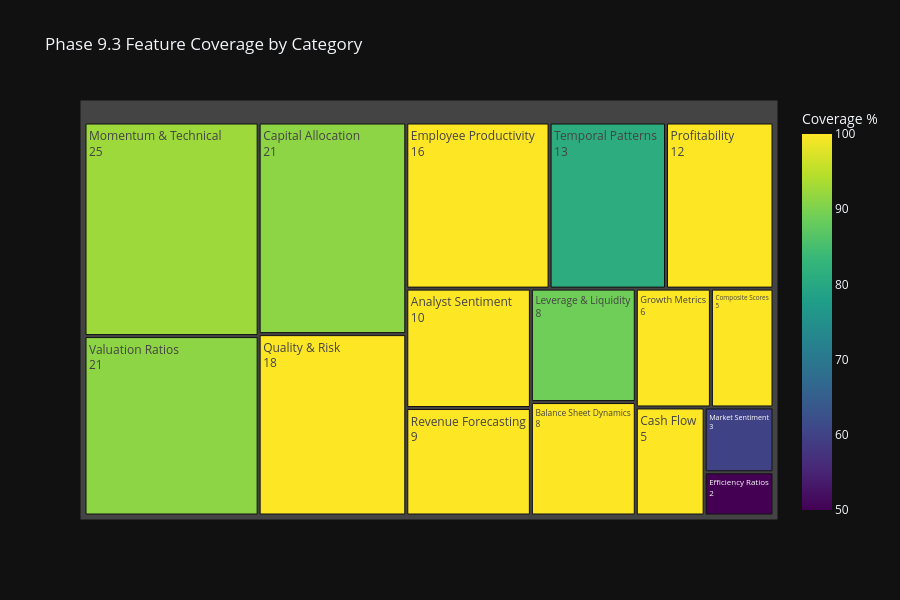
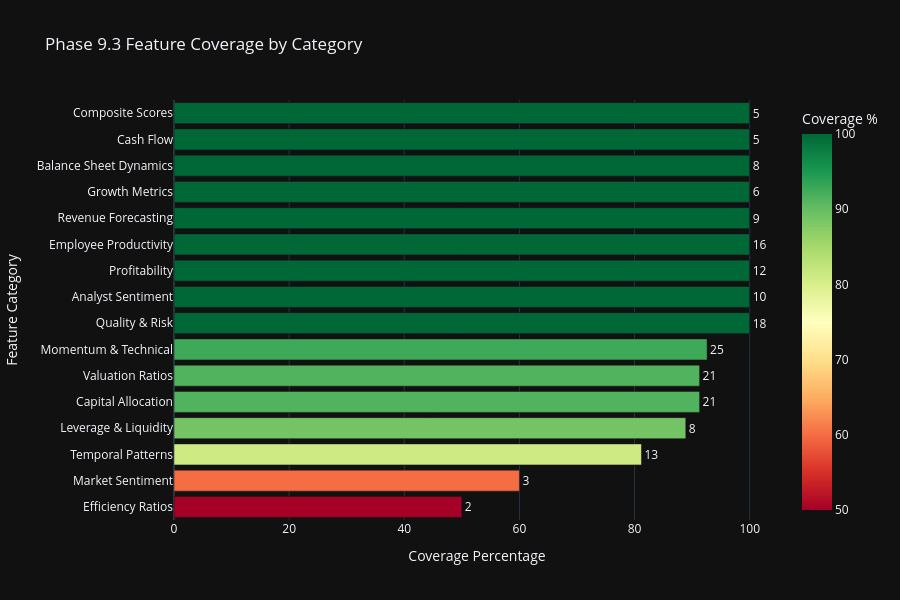

Notebook source saved alongside these figures, in order:
### Markdown cell above
## Cell 9: Phase 9.3 Feature Category Coverage

Analyze coverage of the 16 Phase 9.3 feature categories (196 features) after feature engineering.

### Code cell
# ============================================================================
# Cell 9: Phase 9.3 Feature Category Coverage
# ============================================================================

print('=' * 80)
print('PHASE 9.3 FEATURE CATEGORY COVERAGE (Post Feature Engineering)')
print('=' * 80)

# Generate comprehensive coverage report using engineered features
coverage_report = generate_phase93_coverage_report(all_stocks_features)

# Build coverage DataFrame
coverage_data = []
for cat, features in PHASE93_FEATURE_CATEGORIES.items():
    present_count = coverage_report.get('category_breakdown', {}).get(cat, 0)
    total_count = len(features)
    coverage_pct = (present_count / total_count * 100) if total_count > 0 else 0
    coverage_data.append({
        'Category': cat,
        'Present': present_count,
        'Total': total_count,
        'Coverage %': round(coverage_pct, 1),
        'Description': get_category_description(cat)[:40] + '...'
        })

coverage_df = pd.DataFrame(coverage_data).sort_values('Present', ascending=False)

print(
    f"\nTotal Phase 9.3 Features Present: {coverage_report.get('total_phase93_features', 0)} / {len(list_all_phase93_features())}")
print(f"Overall Coverage: {coverage_report.get('coverage_percentage', 0):.1f}%\n")
print(coverage_df.to_string(index=False))

# Treemap visualization
treemap_data = coverage_df[coverage_df['Present'] > 0].copy()
if not treemap_data.empty:
    fig_treemap = px.treemap(
            treemap_data,
            path=['Category'],
            values='Present',
            title='Phase 9.3 Feature Coverage by Category',
            template=PLOTLY_TEMPLATE,
            color='Coverage %',
            color_continuous_scale='Viridis',
            hover_data=['Description', 'Total']
            )
    fig_treemap.update_traces(
            textinfo='label+value',
            hovertemplate='<b>%{label}</b><br>Present: %{value}<br>Coverage: %{color:.1f}%<extra></extra>'
            )
    fig_treemap.update_layout(height=600)
    fig_treemap.show()

# Bar chart for coverage comparison
fig_coverage = px.bar(
        coverage_df.sort_values('Coverage %', ascending=True),
        x='Coverage %',
        y='Category',
        orientation='h',
        title='Phase 9.3 Feature Coverage by Category',
        template=PLOTLY_TEMPLATE,
        color='Coverage %',
        color_continuous_scale='RdYlGn',
        text='Present'
        )
fig_coverage.update_traces(texttemplate='%{text}', textposition='outside')
fig_coverage.update_layout(
        xaxis_title='Coverage Percentage',
        yaxis_title='Feature Category',
        height=600,
        showlegend=False,
        )
fig_coverage.show()

print('\n✓ Phase 9.3 coverage analysis complete')

### Figure 1 — Plotly figure (JSON) as saved in the notebook; plotly's stock layout.template omitted (floating-point values rounded to 4 significant figures)
{"data": [{"branchvalues": "total", "customdata": [["Price momentum, technical indicators, EM...", "27", 92.6], ["EV/EBITDA, P/E, P/B, and other valuation...", "23", 91.3], ["Dividends, buybacks, reinvestment, M&A i...", "23", 91.3], ["Accounting quality, earnings quality, di...", "18", 100.0], ["Workforce metrics, employee growth, reve...", "16", 100.0], ["Seasonality, trend consistency, cyclical...", "16", 81.2], ["ROE, ROA, profit margins, and profitabil...", "12", 100.0], ["Analyst ratings, consensus strength, tar...", "10", 100.0], ["Analyst estimate spreads, consensus unce...", "9", 100.0], ["Debt ratios, coverage ratios, liquidity ...", "9", 88.9], ["Asset/equity/debt growth rates, balance ...", "8", 100.0], ["Revenue, earnings, and EBITDA growth rat...", "6", 100.0], ["Multi-factor composite scores combining ...", "5", 100.0], ["Operating cash flow, FCF metrics, cash c...", "5", 100.0], ["Market microstructure, liquidity, short ...", "5", 60.0], ["Asset turnover, inventory turnover, rece...", "4", 50.0]], "domain": {"x": [0.0, 1.0], "y": [0.0, 1.0]}, "hovertemplate": "<b>%{label}</b><br>Present: %{value}<br>Coverage: %{color:.1f}%<extra></extra>", "ids": ["Momentum & Technical", "Valuation Ratios", "Capital Allocation", "Quality & Risk", "Employee Productivity", "Temporal Patterns", "Profitability", "Analyst Sentiment", "Revenue Forecasting", "Leverage & Liquidity", "Balance Sheet Dynamics", "Growth Metrics", "Composite Scores", "Cash Flow", "Market Sentiment", "Efficiency Ratios"], "labels": ["Momentum & Technical", "Valuation Ratios", "Capital Allocation", "Quality & Risk", "Employee Productivity", "Temporal Patterns", "Profitability", "Analyst Sentiment", "Revenue Forecasting", "Leverage & Liquidity", "Balance Sheet Dynamics", "Growth Metrics", "Composite Scores", "Cash Flow", "Market Sentiment", "Efficiency Ratios"], "marker": {"coloraxis": "coloraxis", "colors": [92.6, 91.3, 91.3, 100.0, 100.0, 81.2, 100.0, 100.0, 100.0, 88.9, 100.0, 100.0, 100.0, 100.0, 60.0, 50.0]}, "name": "", "parents": ["", "", "", "", "", "", "", "", "", "", "", "", "", "", "", ""], "values": [25.0, 21.0, 21.0, 18.0, 16.0, 13.0, 12.0, 10.0, 9.0, 8.0, 8.0, 6.0, 5.0, 5.0, 3.0, 2.0], "type": "treemap", "textinfo": "label+value"}], "layout": {"coloraxis": {"colorbar": {"title": {"text": "Coverage %"}}, "colorscale": [[0.0, "#440154"], [0.1111, "#482878"], [0.2222, "#3e4989"], [0.3333, "#31688e"], [0.4444, "#26828e"], [0.5556, "#1f9e89"], [0.6667, "#35b779"], [0.7778, "#6ece58"], [0.8889, "#b5de2b"], [1.0, "#fde725"]]}, "legend": {"tracegroupgap": 0}, "title": {"text": "Phase 9.3 Feature Coverage by Category"}, "height": 600}}

### Figure 2 — Plotly figure (JSON) as saved in the notebook; plotly's stock layout.template omitted (floating-point values rounded to 4 significant figures)
{"data": [{"hovertemplate": "Coverage %=%{marker.color}<br>Category=%{y}<br>Present=%{text}<extra></extra>", "legendgroup": "", "marker": {"color": [50.0, 60.0, 81.2, 88.9, 91.3, 91.3, 92.6, 100.0, 100.0, 100.0, 100.0, 100.0, 100.0, 100.0, 100.0, 100.0], "coloraxis": "coloraxis", "pattern": {"shape": ""}}, "name": "", "orientation": "h", "showlegend": false, "text": [2.0, 3.0, 13.0, 8.0, 21.0, 21.0, 25.0, 18.0, 10.0, 12.0, 16.0, 9.0, 6.0, 8.0, 5.0, 5.0], "textposition": "outside", "x": [50.0, 60.0, 81.2, 88.9, 91.3, 91.3, 92.6, 100.0, 100.0, 100.0, 100.0, 100.0, 100.0, 100.0, 100.0, 100.0], "xaxis": "x", "y": ["Efficiency Ratios", "Market Sentiment", "Temporal Patterns", "Leverage & Liquidity", "Capital Allocation", "Valuation Ratios", "Momentum & Technical", "Quality & Risk", "Analyst Sentiment", "Profitability", "Employee Productivity", "Revenue Forecasting", "Growth Metrics", "Balance Sheet Dynamics", "Cash Flow", "Composite Scores"], "yaxis": "y", "type": "bar", "texttemplate": "%{text}"}], "layout": {"xaxis": {"anchor": "y", "domain": [0.0, 1.0], "title": {"text": "Coverage Percentage"}}, "yaxis": {"anchor": "x", "domain": [0.0, 1.0], "title": {"text": "Feature Category"}}, "coloraxis": {"colorbar": {"title": {"text": "Coverage %"}}, "colorscale": [[0.0, "rgb(165,0,38)"], [0.1, "rgb(215,48,39)"], [0.2, "rgb(244,109,67)"], [0.3, "rgb(253,174,97)"], [0.4, "rgb(254,224,139)"], [0.5, "rgb(255,255,191)"], [0.6, "rgb(217,239,139)"], [0.7, "rgb(166,217,106)"], [0.8, "rgb(102,189,99)"], [0.9, "rgb(26,152,80)"], [1.0, "rgb(0,104,55)"]]}, "legend": {"tracegroupgap": 0}, "title": {"text": "Phase 9.3 Feature Coverage by Category"}, "barmode": "relative", "height": 600, "showlegend": false}}
